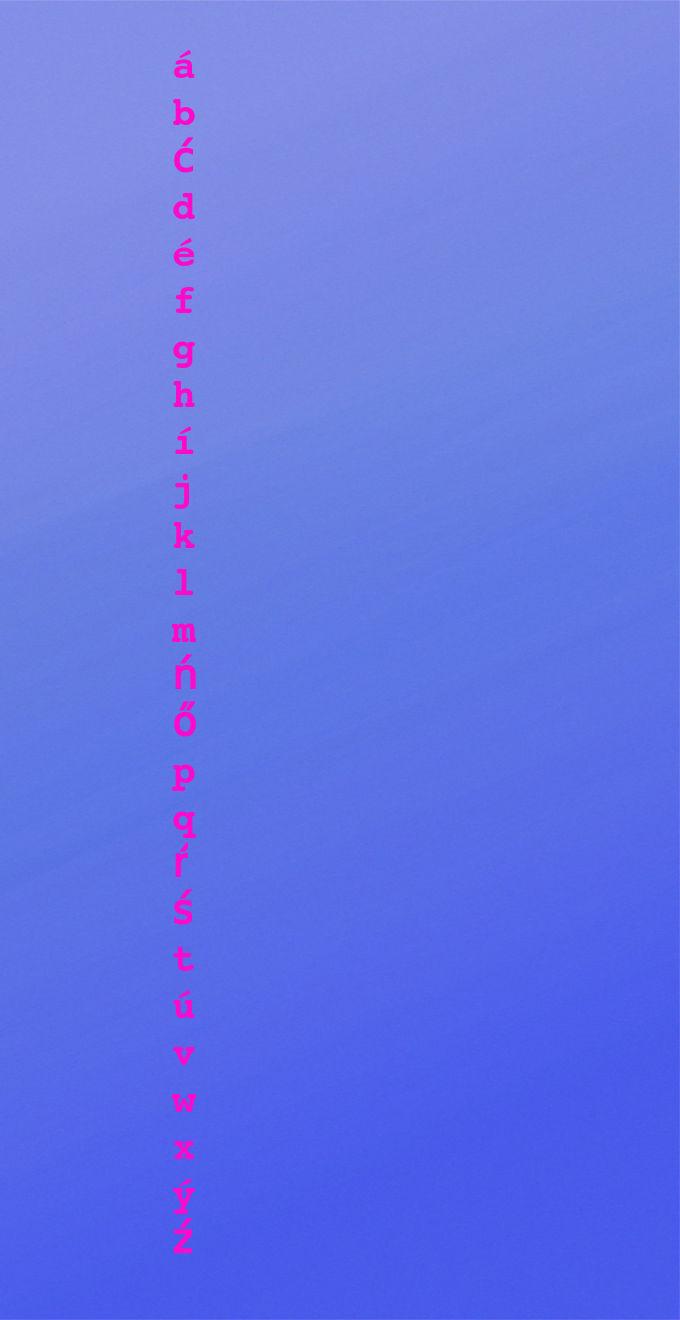
#> input picture sc-2015/v7/mima/images/fifi_train.jpg, 680 x 1320 px
$ jupyter execute --allow-errors fi.ipynb   (shell and % lines are left out)   (Python 2 division)   (older library calls are emulated)
#> lines starting #> are read from the running program, lines starting #| are printed output that depends on the picture
[cell 1]
#import potrebnih biblioteka
import cv2
import collections
import numpy as np
import scipy as sc
import matplotlib.pyplot as plt
from scipy.spatial import distance

# k-means
from sklearn.cluster import KMeans

# keras
from keras.models import Sequential
from keras.layers.core import Dense,Activation
from keras.optimizers import SGD

import matplotlib.pylab as pylab
pylab.rcParams['figure.figsize'] = 16, 12 # za prikaz većih slika i plotova, zakomentarisati ako nije potrebno

[cell 2]
def load_image(path):
#> called with path = 'images/fifi_train.jpg'
    return cv2.cvtColor(cv2.imread(path), cv2.COLOR_BGR2RGB)
def image_gray(image):
    return cv2.cvtColor(image, cv2.COLOR_RGB2GRAY)
def image_bin(image_gs):
    ret,image_bin = cv2.threshold(image_gs, 127, 255, cv2.THRESH_BINARY)
    return image_bin
def image_bin_adaptive(image_gs):
    image_bin = cv2.adaptiveThreshold(image_gs, 135, cv2.ADAPTIVE_THRESH_MEAN_C, cv2.THRESH_BINARY, 55, 15)
    return image_bin
def invert(image):
    return 255-image
# [5 lines left out: function display_image, not called in this run]
def dilate(image):
    kernel = np.ones((3,3)) # strukturni element 3x3 blok
    return cv2.dilate(image, kernel, iterations=1)
def erode(image):
    kernel = np.ones((3,3)) # strukturni element 3x3 blok
    return cv2.erode(image, kernel, iterations=1)

#Funkcionalnost implementirana u V2
def resize_region(region):
    resized = cv2.resize(region,(28,28), interpolation = cv2.INTER_NEAREST)
    return resized
def scale_to_range(image):
    return image / 255
def matrix_to_vector(image):
    return image.flatten()
# [5 lines left out: function prepare_for_ann, not called in this run]
def convert_output(outputs):
    return np.eye(len(outputs))
def winner(output):
    return max(enumerate(output), key=lambda x: x[1])[0]

[cell 3]
# [4 lines left out: function remove_noise, not called in this run]

[cell 4]
# [37 lines left out: function rotate_regions, not called in this run]

[cell 5]
# [43 lines left out: function merge_regions, not called in this run]

[cell 6]
# [64 lines left out: function select_roi, not called in this run]

#> (a cell that did not finish here is left out)

[cell 8]
# [22 lines left out: functions create_ann, train_ann, not called in this run]

[cell 9]
# [22 lines left out: function display_result, not called in this run]

[cell 10]
image=load_image('images/fifi_train.jpg')
from IPython.html import widgets
from IPython.html.widgets import interactive
from IPython.display import display
height, width = image.shape[0:2]
#> height = 1320; width = 680
# ndarray je n-dimensional array, odnosno n-dimenzionalna matrica. Grayscale slika nema RGB,
# vec samo intenzitet piksela (0 je crno, 255 je belo, sve ostalo izmedju je nijansa sive).
# Sa dtype=np.uint8 se naglasava da je u pitanju 8-bitni tip podatka za elemente matrice, tj. piksele
image_gray = np.ndarray((height, width), dtype=np.uint8)


#def rgb(r,g,b):
for i in range(0, height):
    for j in range(0, width):
        pixel = image[i, j] # preuzimanje piksela
        re,gr,bl = pixel[0], pixel[1], pixel[2] # preuzimanje RGB komponenti piksela
        gray = float(re) * 0 + float(gr) * 0.039 + float(bl) *1 # racunanje grayscale intenziteta
        image_gray[i, j] = gray # postavljanje piksela na rezultujucoj slici
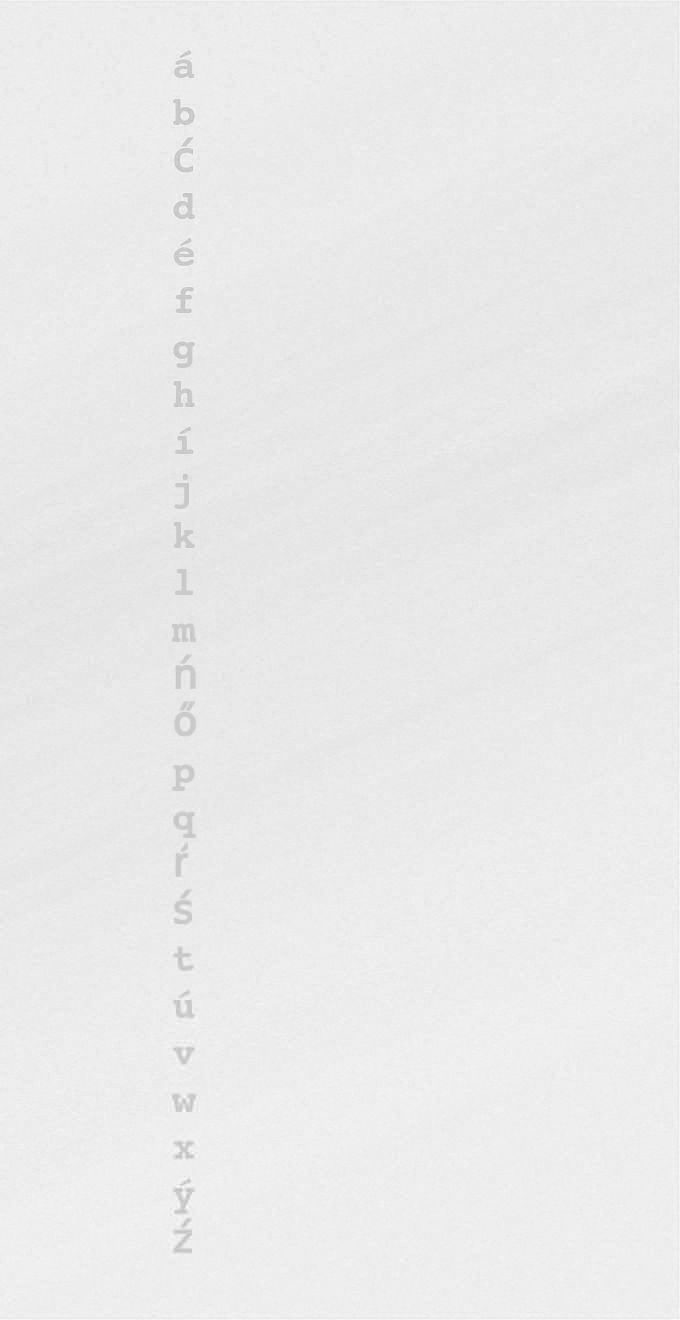
#> image_gray: shape (1320, 680); min 185, max 255, mean 234.2

plt.imshow(image_gray, 'gray')
#> (this line was passed over: IPython is not available in this run)

# [5 lines of commented-out code are left out]


$ run again, with sc-2015/v7/mima/images/cifre.jpg copied over sc-2015/v7/mima/images/fifi_train.jpg
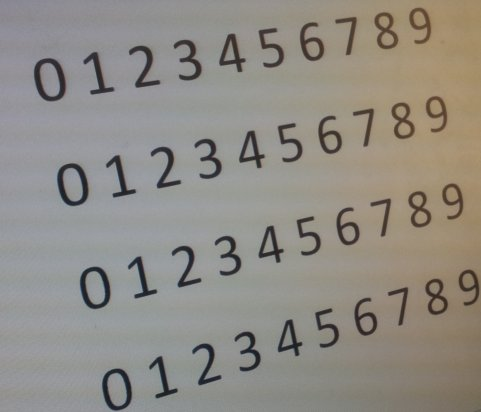
#> input picture sc-2015/v7/mima/images/cifre.jpg, 481 x 412 px
#> after the loop `for i in range(0, height):`:
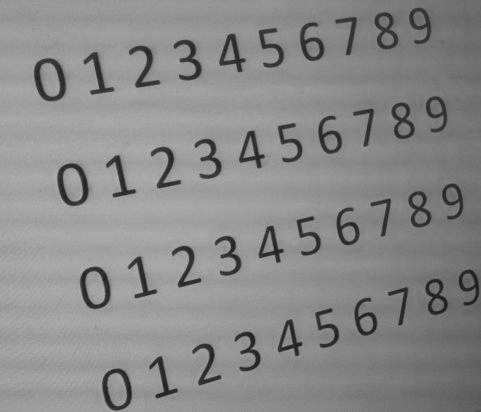
#> image_gray: shape (412, 481); min 22, max 179, mean 137.9

$ run again, with sc-2015/v7/mima/images/cifre2.jpg copied over sc-2015/v7/mima/images/fifi_train.jpg
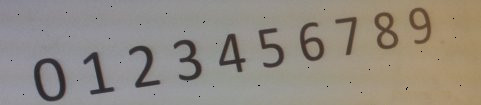
#> input picture sc-2015/v7/mima/images/cifre2.jpg, 481 x 105 px
#> after the loop `for i in range(0, height):`:
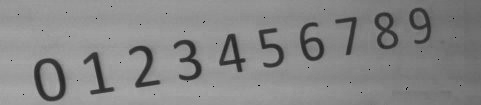
#> image_gray: shape (105, 481); min 0, max 179, mean 134.7
